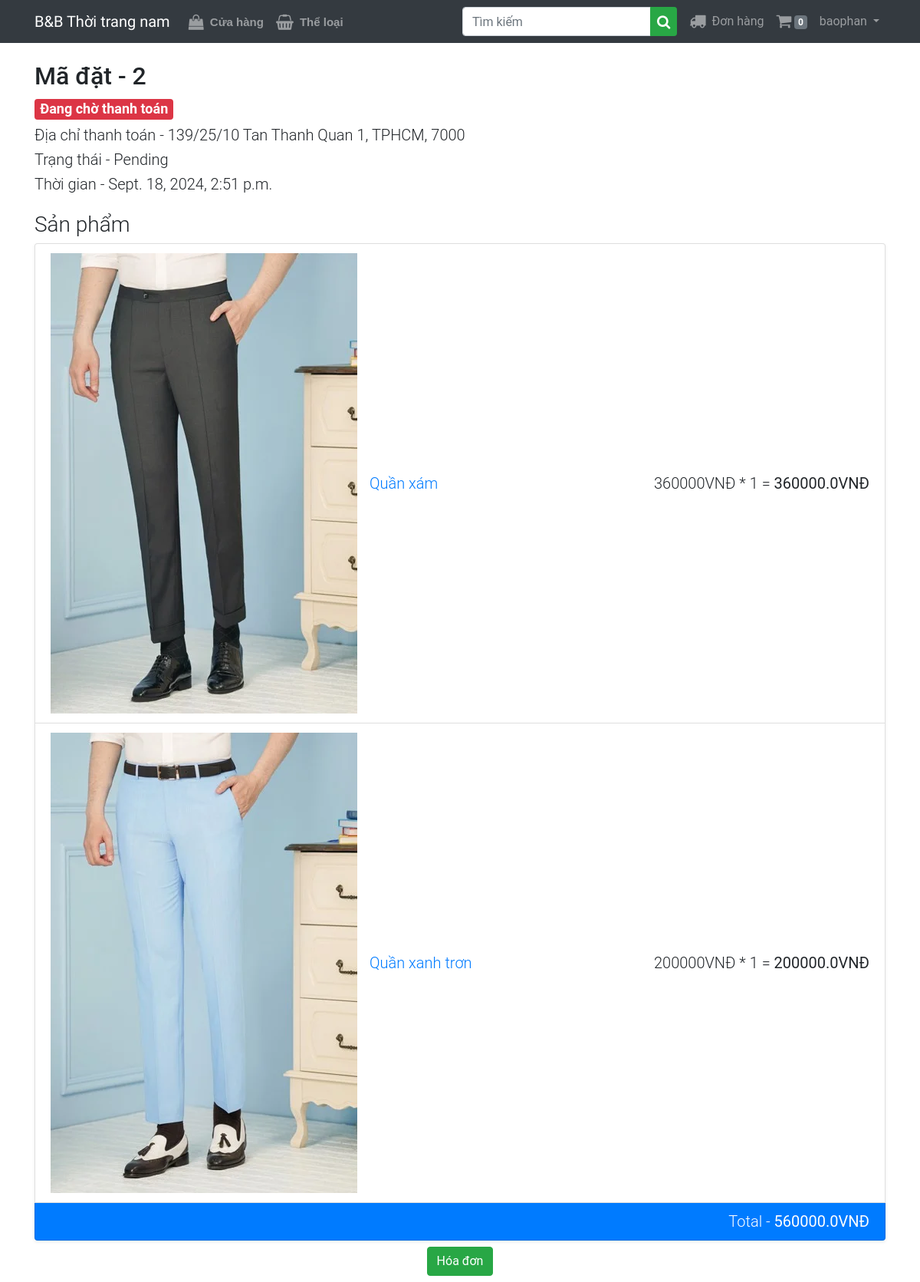
/orders/details/2/ (signed in), run on the app's committed database.
### orders/models.py (models this page shows, shortened)
class Order(models.Model):
    user = models.ForeignKey(settings.AUTH_USER_MODEL,
                             related_name='orders', on_delete=models.CASCADE)
    address = models.CharField(max_length=150, blank=False, null=False)
    pin_code = models.CharField(max_length=10)
    city = models.CharField(max_length=50)
    paid = models.BooleanField(default=False)
    created = models.DateTimeField(auto_now_add=True)
    updated = models.DateTimeField(auto_now=True)
    status = models.CharField(
        choices=choices, max_length=10, default='Pending')
    total_price = models.FloatField(null=False, blank=False)
    class Meta:
        ordering = ('-created',)
    def get_absolute_url(self):
        return reverse('orders:invoice', kwargs={'pk': self.pk})

class OrderItem(models.Model):
    order = models.ForeignKey(
        Order, related_name='items', on_delete=models.CASCADE)
    product = models.ForeignKey(
        Product, related_name='ordered', on_delete=models.CASCADE)
    quantity = models.PositiveIntegerField(default=1)
    total = models.FloatField(null=False, blank=False)

### store/models.py (models this page shows, shortened)
class Product(models.Model):
    category = models.ForeignKey(
        Category, on_delete=models.CASCADE, related_name='products')
    name = models.CharField(max_length=100, null=False, blank=False)
    slug = models.SlugField(unique_for_date='created')
    description = models.TextField(null=False, blank=False)
    price = models.IntegerField(null=False)
    created = models.DateTimeField(auto_now_add=True)
    updated = models.DateTimeField(auto_now=True)
    image = models.ImageField(upload_to='media/products/%Y/%m/%d/', blank=True)
    availibility = models.BooleanField(null=False, default=True)
    class Meta:
        index_together = ('id', 'slug')
        ordering = ('-created',)
    def get_absolute_url(self):
        return reverse('store:product_details', kwargs={'slug': self.slug})

### orders/views.py (the view)
# urls.py: path('details/<int:pk>/', views.OrderDetails.as_view(), name='details'),
class OrderDetails(LoginRequiredMixin, generic.DetailView):
    model = Order
    context_object_name = 'order'
    template_name = 'orders/order_details.html'
    def get_queryset(self, **kwargs):
        objs = super().get_queryset(**kwargs)
        return objs.filter(user=self.request.user).prefetch_related('items', 'items__product')

### cart/cart.py (called while the page is built)
def cart_preprocessor(request):
    return {'cart': Cart(request)}

    def __len__(self):
        return sum(i['quantity'] for i in self.cart.values())

### orders/templates/orders/order_details.html (shortened to what this page needs)
{% extends 'base.html' %} {% load thumbnail %}  {% block content %}
<h2 class="mt-4">Mã đặt - {{order.id}}</h2>
<h4>
  {% if order.paid %}
  <span class="badge badge-success">Paid</span>
  {% else %}
  <span class="badge badge-danger">Đang chờ thanh toán</span>
  {% endif %}
</h4>
<h5 class="font-weight-light">
  Địa chỉ thanh toán - {{order.address}}, {{order.city}}, {{order.pin_code}}
</h5>
<h5 class="font-weight-light">Trạng thái - {{order.status}}</h5>
<h5 class="font-weight-light">Thời gian - {{order.created}}</h5>
<h3 class="font-weight-light mt-4">Sản phẩm</h3>
<ul class="list-group shadow-sm">
  {% for o in order.items.all %}
  <li
    class="list-group-item d-flex align-items-center justify-content-between flex-column flex-md-row"
  >
    <div class="d-flex align-items-center">
      <img
        src="{% thumbnail o.product.image 75x0 %}"
        alt="{{o.product.name}}"
        class="img-fluid"
      />
      <h5 class="ml-3 mb-0 font-weight-light">
        <a href="{{o.product.get_absolute_url}}">{{o.product.name}}</a>
      </h5>
    </div>
    <h5 class="font-weight-light mb-0">
      {{o.product.price}}VNĐ * {{o.quantity}} = <b>{{o.total}}VNĐ</b>
    </h5>
  </li>
  {% endfor %}
  <li class="list-group-item bg-primary text-white">
    <h5 class="mb-0 text-right font-weight-light">
      Total - <b>{{order.total_price}}VNĐ</b>
    </h5>
  </li>
</ul>
<p class="my-2 text-center">
  <a href="{{order.get_absolute_url}}" class="btn btn-success">Hóa đơn</a>
</p>
{% endblock content %}

### accounts/templates/base.html (shortened to what this page needs)
{% load static %}
<!DOCTYPE html>
<html lang="en">
  <head>
    <link
      rel="stylesheet"
      href="https://stackpath.bootstrapcdn.com/bootstrap/4.4.1/css/bootstrap.min.css"
    />
    <link
      rel="stylesheet"
      href="https://stackpath.bootstrapcdn.com/font-awesome/4.7.0/css/font-awesome.min.css"
    />
    <link rel="stylesheet" href="{% static 'css/styles.css' %}" />
  </head>
  <body>
    <nav class="navbar navbar-dark bg-dark navbar-expand-lg">
      <div class="container">
        <a id="namestore" href="" class="navbar-brand">B&B Thời trang nam</a>
        <div class="collapse navbar-collapse" id="navigation">
          <ul class="navbar-nav">
            <li class="nav-item">
              <a
                id="navb"
                href="{% url 'store:product_list' %}"
                class="nav-link"
              >
                <i class="fa fa-shopping-bag fa-lg mr-1"></i> Cửa hàng
              </a>
            </li>
            <li class="nav-item">
              <a
                id="navb"
                href="{% url 'store:categories_list' %}"
                class="nav-link"
              >
                <i class="fa fa-shopping-basket fa-lg mr-1"></i> Thể loại
              </a>
            </li>
          </ul>
          <form action="/" class="inline-form mr-md-2 ml-auto">
            <div class="input-group">
              <input
                required
                type="text"
                name="name"
                placeholder="Tìm kiếm"
                class="form-control"
              />
              <div class="input-group-append">
                <button type="submit" class="btn-success btn btn-sm">
                  <i class="fa fa-search fa-lg"></i>
                </button>
              </div>
            </div>
          </form>
          <ul class="navbar-nav">
            {% if user.is_authenticated %}
            <li class="nav-item">
              <a href="{% url 'orders:my' %}" class="nav-link">
                <i class="fa fa-truck fa-lg mr-1"></i> Đơn hàng
              </a>
            </li>
            <li class="nav-item">
              <a href="{% url 'cart:cart_details' %}" class="nav-link">
                <i class="fa fa-shopping-cart fa-lg"></i>
                <span class="badge badge-secondary">
                  {% if cart %} {{cart|length}} {% else %} 0 {% endif%}
                </span>
              </a>
            </li>
            <li class="nav-item dropdown">
              <a
                href="#"
                class="nav-link dropdown-toggle mb-0"
                data-toggle="dropdown"
              >
                {{request.user}}
              </a>
            </li>
            {% endif %}
          </ul>
        </div>
      </div>
    </nav>
    <div class="container">
       {% block content %} {% endblock content %}
    </div>
  </body>
</html>

### static/css/styles.css (style rules this page uses)
body { font-family: "Roboto"; }
#navb { font-weight: bold; font-family: "Montserrat", Arial, sans-serif; font-size: 15px; line-height: 1.4; }
.input-group { border-radius: 100px; }
#namestore { font-family: "Rochester", cursive; font-weight: 400; font-style: normal; }

### data on the page
Order: id "2", address "139/25/10 Tan Thanh Quan 1", city "TPHCM", pin_code "7000", status "Pending", created "Sept. 18, 2024, 2:51 p.m.", total_price "560000.0"
OrderItem: product.image (picture), product.name "Quần xám", product.price "360000", quantity "1", total "360000.0"
OrderItem: product.image (picture), product.name "Quần xanh trơn", product.price "200000", quantity "1", total "200000.0"

### other printed values
{{ request.user }} "baophan"
